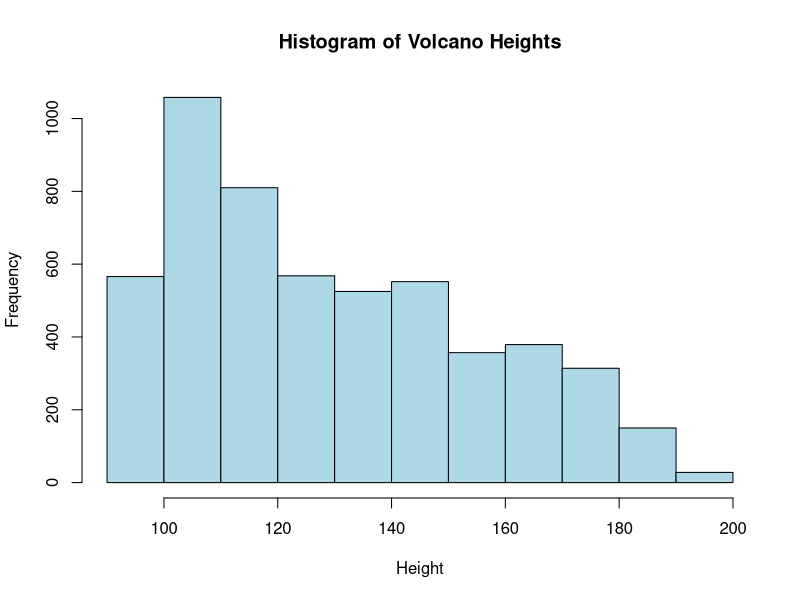
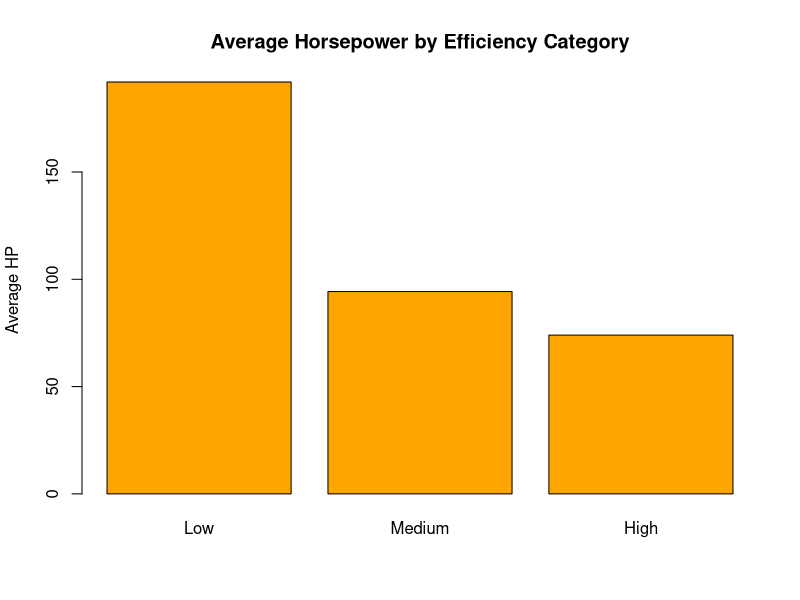

Source code (R) for these figures, in order:
#Name: Tasnia Rahman 
#Lab Assignment 8. Elementary Statistics 

#----------------------------------------------Part A------------------------------------------------------ 
"
a. Identify the type of variable for each of the following scenarios: 
  (Choose from: numeric-continuous, numeric-discrete, categorical-nominal, categorical-ordinal) 
i. Number of books on a student’s desk 
ii. Customer rating on a mobile app (Excellent, Good, Fair, Poor) 
iii. Temperature in Celsius during a summer day 
iv. Sound alert type (beep, buzz, chime) 
v. Ranking of your top 3 favorite fruits 
vi. Distance run by a cat in a minute 
b. Identify whether each is a population parameter or a sample statistic: 
  Also, for sample statistics, indicate the corresponding population parameter. 
i. Average height of 10 random sunflowers in a garden 
ii. Proportion of all cats in a city that are vaccinated 
iii. Average daily sales from one week in a local shop 
iv. Percentage of students in a class who own a laptop 
v. Mean score of all students in a country on a national test 
"

types <- list(
  "i" = "numeric-discrete",        # Number of books
  "ii" = "categorical-ordinal",    # Customer rating
  "iii" = "numeric-continuous",    # Temperature
  "iv" = "categorical-nominal",    # Sound alert type
  "v" = "categorical-ordinal",     # Ranking of fruits
  "vi" = "numeric-continuous"      # Distance run by a cat
)
print(types)

analysis <- list(
  "i" = "Sample statistic (Parameter: Average height of all sunflowers)",
  "ii" = "Population parameter",
  "iii" = "Sample statistic (Parameter: Average daily sales of the shop)",
  "iv" = "Sample statistic (Parameter: Percentage of all students owning laptops)",
  "v" = "Population parameter"
)
print(analysis)


#--------------------------------------------------------Part B--------------------------------------------------- 
"
a. Use the built-in volcano dataset: 
  This dataset contains topographic information on a volcano. 
i. Calculate the number of cells (locations) where the height is more than 150. 
ii. Create a histogram of the height values. 
b. Use the built-in trees dataset: 
  This dataset contains data about the height and volume of black cherry trees. 
i. Calculate the mean and median volume of the trees. 
ii. Determine the number of trees that are taller than 75 feet. 
"

data(volcano)

sum(volcano > 150)

hist(volcano, main = "Histogram of Volcano Heights", xlab = "Height", col = "lightblue")

data(trees)

mean_volume <- mean(trees$Volume)
median_volume <- median(trees$Volume)
mean_volume
median_volume
sum(trees$Height > 75)


#------------------------------------------------------------Part C----------------------------------------------------- 
"a. Using PlantGrowth dataset (comes with R): 
  i. Use a for loop to calculate the average plant weight for each group. 
ii. Confirm your result with the tapply() function. 
b. Use a loop to find the percentage of plants in each group that weigh more than 5 grams. 
Round to nearest whole number. 
Also replicate the same output using tapply() and an anonymous function. "

data(PlantGrowth)
# i. Avg
groups <- unique(PlantGrowth$group)
avg_weights <- numeric(length(groups))

for (i in 1:length(groups)) {
  avg_weights[i] <- mean(PlantGrowth$weight[PlantGrowth$group == groups[i]])
  cat(groups[i], ":", avg_weights[i], "\n")
}

# ii. Using tapply()
tapply(PlantGrowth$weight, PlantGrowth$group, mean)

# b. 
percentages <- numeric(length(groups))
for (i in 1:length(groups)) {
  group_data <- PlantGrowth$weight[PlantGrowth$group == groups[i]]
  percentages[i] <- round(sum(group_data > 5) / length(group_data) * 100)
  cat(groups[i], ":", percentages[i], "%\n")
}

tapply(PlantGrowth$weight, PlantGrowth$group, function(x) round(mean(x > 5) * 100))


#----------------------------------------------------------------Part D--------------------------------------------- 

"a. Use the mtcars dataset: 
  i. Create a new factor called efficiency based on the variable mpg (miles per gallon), divided 
into 3 categories: 
  ● Low (mpg < 20) 
● Medium (20 ≤ mpg < 30) 
● High (mpg ≥ 30) 
ii. Use table() to count how many cars fall into each category. 
iii. Calculate the average horsepower (hp) for each efficiency category using tapply(). 
iv. Plot a basic barplot of the average horsepower per category using base R. 
b. Turn to trees again: 
  i. Calculate the standard deviation and IQR of tree heights. 
ii. Suppose the smallest height was a data error. Remove it and recalculate the standard 
deviation and IQR. 
iii. Briefly comment on the change.
" 
data(mtcars)

mtcars$efficiency <- cut(mtcars$mpg,
                         breaks = c(-Inf, 20, 30, Inf),
                         labels = c("Low", "Medium", "High"))
mtcars$efficiency

# ii.
table(mtcars$efficiency)

# iii. 
tapply(mtcars$hp, mtcars$efficiency, mean)

# iv. Barplot
barplot(tapply(mtcars$hp, mtcars$efficiency, mean),
        main = "Average Horsepower by Efficiency Category",
        ylab = "Average HP", col = "orange")

# b. Tree height stats
heights <- trees$Height

# i. Standard deviation and IQR
sd(heights)
IQR(heights)

# ii. 
heights_cleaned <- heights[heights != min(heights)]
sd(heights_cleaned)
IQR(heights_cleaned)

# iii. Comment:
# Removing the smallest height increases the standard deviation slightly and may reduce IQR.
# It shows how outliers or incorrect values can affect summary statistics.

